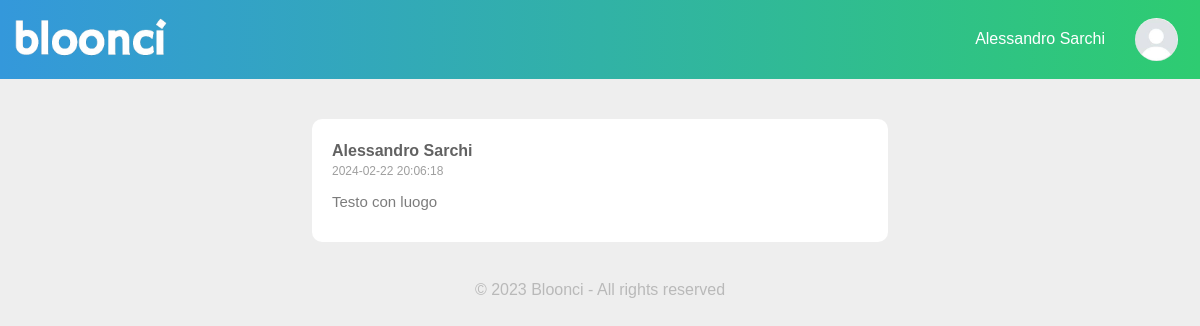
Screenshot of /frontEnd/messaggioRiferito.php?IDMessaggio=17 (signed in) with the database file from the repository.
### tables this page shows
CREATE TABLE `utente` (
  `email` varchar(50) NOT NULL,
  `password` varchar(50) NOT NULL,
  `nome` varchar(30) NOT NULL,
  `cognome` varchar(30) NOT NULL,
  `dataNascita` date DEFAULT NULL,
  `cittàNacita` varchar(30) DEFAULT NULL,
  `provinciaNascita` varchar(30) DEFAULT NULL,
  `orientamentoSessuale` enum('eterosessuale','omosessuale','bisessuale','altro') DEFAULT NULL,
  `rispettabilità` enum('0','1','2','3','4','5','6','7','8','9','10') NOT NULL DEFAULT '6',
  `bloccante` varchar(50) DEFAULT NULL,
  `amministratore` tinyint(1) NOT NULL DEFAULT 0
);

CREATE TABLE `messaggio` (
  `IDMessaggio` bigint(20) NOT NULL,
  `email` varchar(50) NOT NULL,
  `timestamp` timestamp NOT NULL DEFAULT current_timestamp() ON UPDATE current_timestamp(),
  `tipo` enum('foto','testo') NOT NULL,
  `nome` varchar(100) DEFAULT NULL,
  `percorso` varchar(100) DEFAULT NULL,
  `testo` varchar(100) DEFAULT NULL,
  `città` varchar(30) DEFAULT NULL,
  `provincia` varchar(30) DEFAULT NULL
);

### frontEnd/messaggioRiferito.php (the view, shortened to what this page needs)
<?php
require "../backEnd/dbConnection.php";
?>
<!DOCTYPE html>
<html lang="en">
<head>
    <link rel="stylesheet" href="../style/myStyle.css">
    <link href="https://cdn.jsdelivr.net/npm/bootstrap@5.3.2/dist/css/bootstrap.min.css" rel="stylesheet"
>
</head>
<body style="background: #eeeeee;">
    <div class="z-0">
        <div class="container-fluid" style="margin-bottom: 20px;">
            <nav class="navbar row">
                <div class="container-fluid">
                    <a href="../index.php">
                        <img src="../images/misc/scritta_bloonci_bianca.png" class="logo nav-brand">
                    </a>
                    <div style="display: flex; align-items: center;">
                        <div class="nav-user-icon d-none d-lg-block">
                            <span>
                                <?php echo '<span class="nav-user-icon">' . $_SESSION['nome'] . ' ' . $_SESSION['cognome'] . '</span>'; ?>
                            </span>
                        </div>
                        <div class="nav-user-icon d-none d-md-block">
                            <a href="bachecaPersonale.php">
                                <img src="../images/misc/unkwownPhoto.jpeg" alt="User Photo">
                            </a>
                        </div>
                    </div>
                </div>
            </nav>
        </div>
        <div class="container-fluid">
            <div class="row">
                <div class="col-md-3 d-none d-md-block">
                </div>
                <div class="col-md-6">
                    <div class="main-content">
                        <?php
                        $IDMessaggio = $_GET['IDMessaggio'];
                        $query = "SELECT * FROM messaggio WHERE IDMessaggio = '$IDMessaggio'";
                        $res = $cid->query($query);
                        $row = $res->fetch_assoc();
                        $email = $row['email'];
                        $timestamp = $row['timestamp'];
                        $testo = $row['testo'];
                        $query2 = "SELECT nome, cognome FROM utente WHERE email = '$email'";
                        $res2 = $cid->query($query2);
                        $row2 = $res2->fetch_assoc();
                        $nomeUtente = $row2['nome'];
                        $cognome = $row2['cognome'];
                        echo <<<END
                        <div class="post-container">
                            <div class="user-profile">
                                <div style="display: flex">
                                    <div class="name-post">
                                        <p><a href="">$nomeUtente $cognome</a></p>
                                        <small>$timestamp</small>
                                    </div>
                                </div>
                            </div>
                            <p class="post-text">$testo</p>
                        END;
                        echo <<<END
                        </div>
                        END;
                        ?>
                    </div>
                </div>
                <div class="col-md-3 d-none d-md-block">
                </div>
            </div>
        </div>
        <footer class="container-fluid text-center p-3" style="background: transparent; color: #b9b9b9;">
            <p>&copy; 2023 Bloonci - All rights reserved</p>
        </footer>
</body>
</html>

### style/myStyle.css (style rules this page uses)
* { margin: 0; padding: 0; font-family: 'poppins', sans-serif; }
body { background: #626262; }
.navbar { background: linear-gradient(to right, #3498db, #2ecc71); }
.logo { width: 160px; margin-right: 45px; }
.nav-user-icon img { width: 43px; border-radius: 50%; cursor: pointer; }
.nav-user-icon { margin: 10px; }
.main-content { flex-basis: 47%; }
.user-profile { display: flex; align-items: center; justify-content: space-between; }
.user-profile p { font-weight: 600; margin-bottom: -5px; color: #626262; }
.user-profile small { font-size: 12px; color: #9f9f9f; }
.post-container { width: 100%; background: #fff; border-radius: 10px; padding: 20px; color: #626262; margin: 20px 0; }
.post-text { color: #7c7c7c; margin: 9px 0; font-size: 15px; }
.nav-user-icon span { color: #fff; font-size: 16px; font-weight: 500; padding-top: 100px; }
.name-post a { text-decoration: none; color: #626262; }

### rows the page displays
utente: nome "Alessandro", cognome "Sarchi"
messaggio: timestamp "2024-02-22 20:06:18", testo "Testo con luogo"

### other values shown
$_SESSION['nome'] "Alessandro"
$_SESSION['cognome'] "Sarchi"
